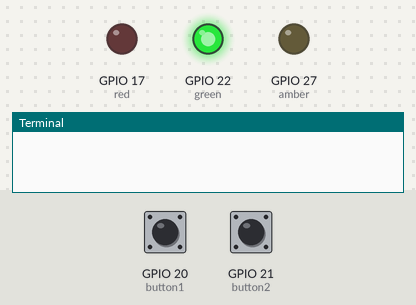
This program was run on a simulated Raspberry Pi (BCM pin numbers). Parts: output pins drawn as LEDs (lit = HIGH), the last lines printed to the terminal. Inputs (shaded band) come from the test bench; at power-on: GPIO 21 (button2) HIGH, GPIO 20 (button1) HIGH.

Above: at 1.2 s.
1.3 s: GPIO 21 (button2) pulled LOW for 0.15 s
At 2.0 s:
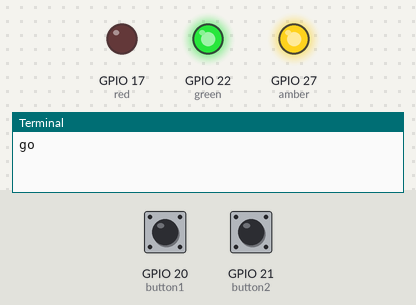
At 4.1 s:
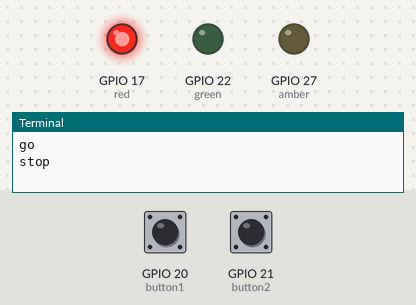
4.4 s: GPIO 20 (button1) pulled LOW for 0.15 s
Timing chart, 0 to 7.4 s (numbered marks = the images above; inputs shaded):
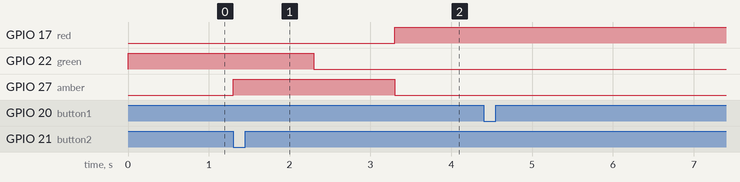

The program:

traffic_lights.py
```python
from gpiozero import LED, Button
from time import sleep

red = LED(17)
amber = LED(27)
green = LED(22)

button1 = Button(20)
button2 = Button(21)

green.on()
amber.off()
red.off()

def stop():
    print("stop")
    green.off()
    amber.on()
    sleep(1)
    amber.off()
    red.on()

def go():
    print("go")
    amber.on()
    red.off()
    sleep(1)
    green.on()
    amber.off()

def man():
    print("manual mode")
    state = ""
    while state != "man":
        state = input("go or stop? ")
        if state == "go":
            go()
        elif state == "stop":
            stop()

while True:
    button2.when_pressed = go
    button2.when_released = stop
    button1.when_pressed = man
    sleep(1)
```

Measured:
- after the input at 1.3 s, GPIO 17 (red): LOW → HIGH after 2.0 s; GPIO 22 (green): HIGH → LOW after 1.0 s; GPIO 27 (amber): LOW → HIGH at once, → LOW 2.0 s later
